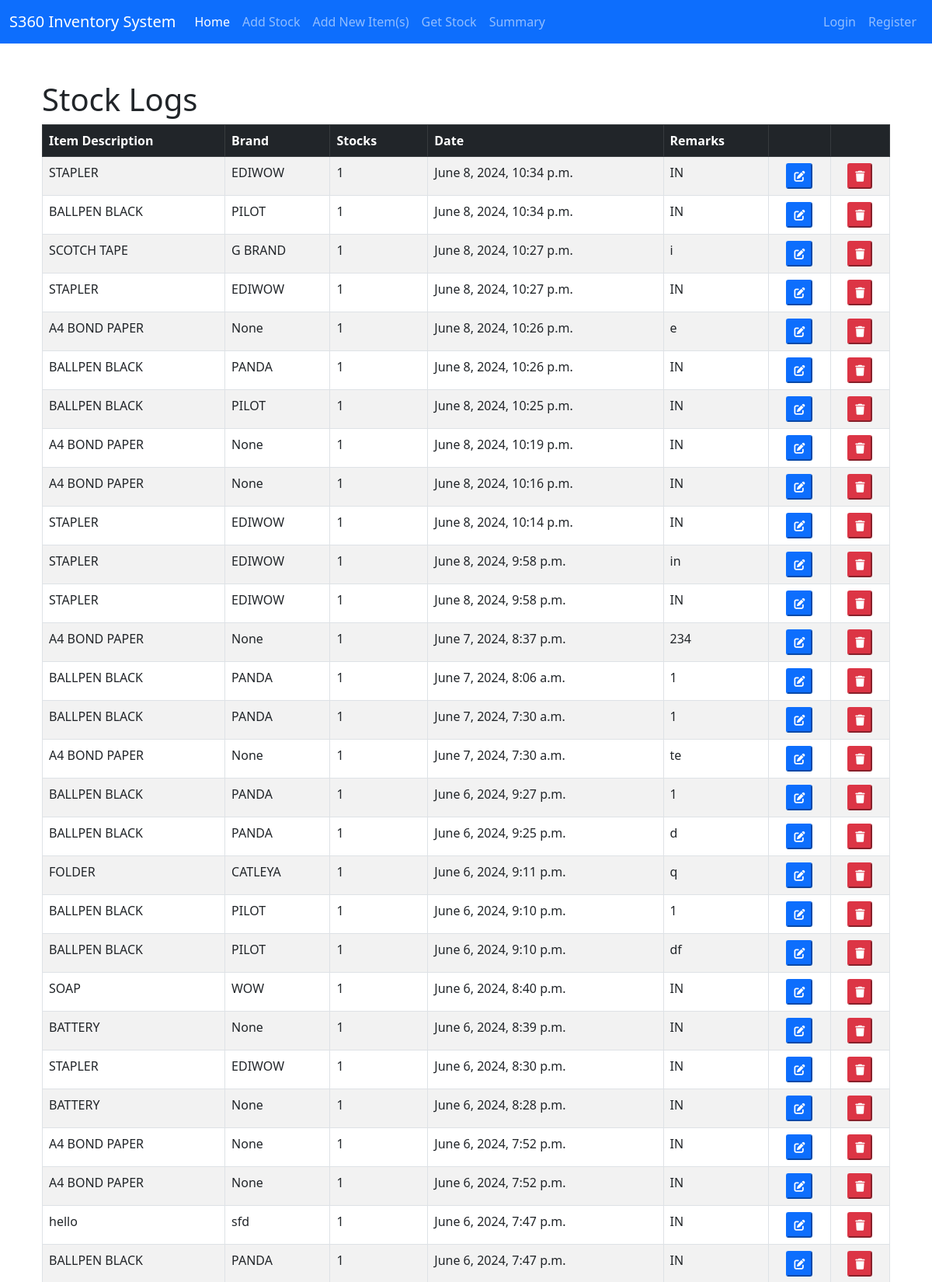
/home/ (upper part), run on the app's committed database.
### inventory/models.py (models this page shows, shortened)
class Item(models.Model):
    item = models.ForeignKey(ItemDetails, null=True, on_delete=models.CASCADE)
    quantity = models.IntegerField()
    remarks = models.CharField(max_length=50, null=True)
    date_added = models.DateTimeField(auto_now_add=True)
    class Meta:
        verbose_name_plural = 'Item'
        ordering = ["-date_added"]

class ItemDetails(models.Model):
    item_name = models.CharField(max_length=200, null=True)
    brand_name = models.CharField(max_length=200, blank=True, null=True)
    soh = models.IntegerField(null=True)
    class Meta:
        db_table = 'item'
        verbose_name_plural = 'Item Name'
        ordering = ["item_name"]
    def __str__(self):
        return self.item_name

### inventory/views.py (the view)
# urls.py: path('home/', views.home, name='home'),
def home(request):
    items = Item.objects.all()
    context = {'items': items}
    return render(request,'inventory/home.html', context)

### inventory/templates/inventory/home.html (shortened to what this page needs)
{% extends 'base.html'  %}
{% block content %}
<div class="container mt-5">
<h1>Stock Logs</h1>
<table class="table table-bordered table-hover table-striped">
    <thead class="table-dark">
      <tr>
        <th scope="col">Item Description</th>
        <th scope="col">Brand</th>
        <th scope="col">Stocks</th>
        <th scope="col">Date</th>
        <th scope="col">Remarks</th>
        <th scope="col"></th>
        <th scope="col"></th>
      </tr>
    </thead>
    <tbody>
      {% for item in items %}
      <tr>
        <td>{{ item.item }}</td>
        <td>{{ item.item.brand_name }}</td>
        <td>{{ item.quantity }}</td>
        <td>{{ item.date_added }}</td>
        <td>{{ item.remarks }}</td>
        <td>
          <center>
          <button class="update-btn btn-primary btn-sm"><i class="fa-solid fa-pen-to-square"></i></button>
          </center>
        </td>
       <td>
          <center>
            <form action="{% url 'delete_item' item.id %}" method="POST">
              <button type="submit" class="delete-btn btn-danger btn-sm"><i class="fa-solid fa-trash"></i></button>
            </form>
          </center>
        </td>
      </tr>
      {% endfor %}
    </tbody>
  </table>
</div>
{% endblock content %}

### data on the page
Item: item "STAPLER", item.brand_name "EDIWOW", quantity "1", date_added "June 8, 2024, 10:34 p.m.", remarks "IN"
Item: item "BALLPEN BLACK", item.brand_name "PILOT", quantity "1", date_added "June 8, 2024, 10:34 p.m.", remarks "IN"
Item: item "SCOTCH TAPE", item.brand_name "G BRAND", quantity "1", date_added "June 8, 2024, 10:27 p.m.", remarks "i"
Item: item "STAPLER", item.brand_name "EDIWOW", quantity "1", date_added "June 8, 2024, 10:27 p.m.", remarks "IN"
Item: item "A4 BOND PAPER", item.brand_name "None", quantity "1", date_added "June 8, 2024, 10:26 p.m.", remarks "e"
Item: item "BALLPEN BLACK", item.brand_name "PANDA", quantity "1", date_added "June 8, 2024, 10:26 p.m.", remarks "IN"
Item: item "BALLPEN BLACK", item.brand_name "PILOT", quantity "1", date_added "June 8, 2024, 10:25 p.m.", remarks "IN"
Item: item "A4 BOND PAPER", item.brand_name "None", quantity "1", date_added "June 8, 2024, 10:19 p.m.", remarks "IN"
Item: item "A4 BOND PAPER", item.brand_name "None", quantity "1", date_added "June 8, 2024, 10:16 p.m.", remarks "IN"
Item: item "STAPLER", item.brand_name "EDIWOW", quantity "1", date_added "June 8, 2024, 10:14 p.m.", remarks "IN"
Item: item "STAPLER", item.brand_name "EDIWOW", quantity "1", date_added "June 8, 2024, 9:58 p.m.", remarks "in"
Item: item "STAPLER", item.brand_name "EDIWOW", quantity "1", date_added "June 8, 2024, 9:58 p.m.", remarks "IN"
Item: item "A4 BOND PAPER", item.brand_name "None", quantity "1", date_added "June 7, 2024, 8:37 p.m.", remarks "234"
Item: item "BALLPEN BLACK", item.brand_name "PANDA", quantity "1", date_added "June 7, 2024, 8:06 a.m.", remarks "1"
Item: item "BALLPEN BLACK", item.brand_name "PANDA", quantity "1", date_added "June 7, 2024, 7:30 a.m.", remarks "1"
Item: item "A4 BOND PAPER", item.brand_name "None", quantity "1", date_added "June 7, 2024, 7:30 a.m.", remarks "te"
Item: item "BALLPEN BLACK", item.brand_name "PANDA", quantity "1", date_added "June 6, 2024, 9:27 p.m.", remarks "1"
Item: item "BALLPEN BLACK", item.brand_name "PANDA", quantity "1", date_added "June 6, 2024, 9:25 p.m.", remarks "d"
Item: item "FOLDER", item.brand_name "CATLEYA", quantity "1", date_added "June 6, 2024, 9:11 p.m.", remarks "q"
Item: item "BALLPEN BLACK", item.brand_name "PILOT", quantity "1", date_added "June 6, 2024, 9:10 p.m.", remarks "1"
Item: item "BALLPEN BLACK", item.brand_name "PILOT", quantity "1", date_added "June 6, 2024, 9:10 p.m.", remarks "df"
Item: item "SOAP", item.brand_name "WOW", quantity "1", date_added "June 6, 2024, 8:40 p.m.", remarks "IN"
Item: item "BATTERY", item.brand_name "None", quantity "1", date_added "June 6, 2024, 8:39 p.m.", remarks "IN"
Item: item "STAPLER", item.brand_name "EDIWOW", quantity "1", date_added "June 6, 2024, 8:30 p.m.", remarks "IN"
Item: item "BATTERY", item.brand_name "None", quantity "1", date_added "June 6, 2024, 8:28 p.m.", remarks "IN"
Item: item "A4 BOND PAPER", item.brand_name "None", quantity "1", date_added "June 6, 2024, 7:52 p.m.", remarks "IN"
Item: item "A4 BOND PAPER", item.brand_name "None", quantity "1", date_added "June 6, 2024, 7:52 p.m.", remarks "IN"
Item: item "hello", item.brand_name "sfd", quantity "1", date_added "June 6, 2024, 7:47 p.m.", remarks "IN"
Item: item "BALLPEN BLACK", item.brand_name "PANDA", quantity "1", date_added "June 6, 2024, 7:47 p.m.", remarks "IN"
